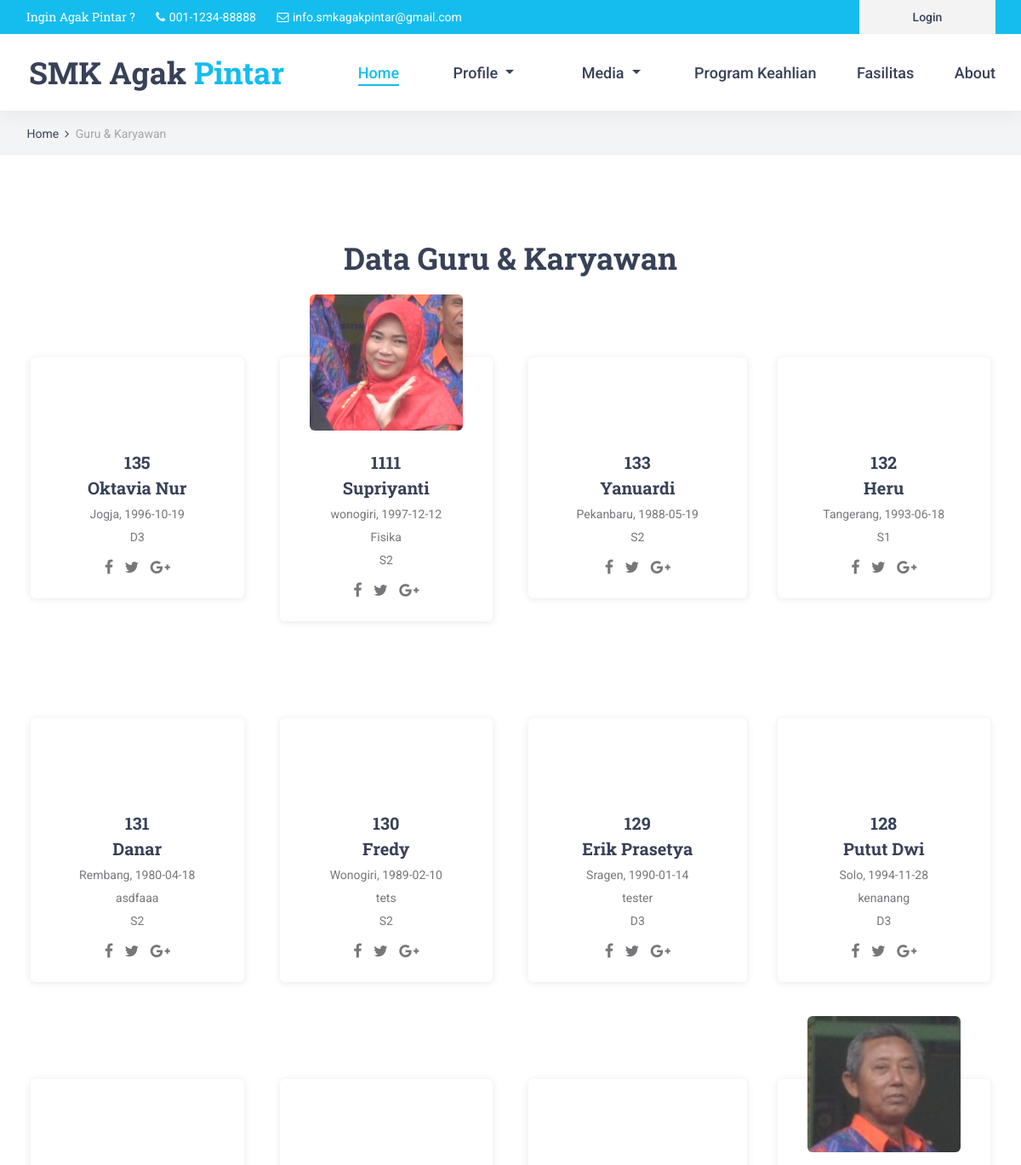
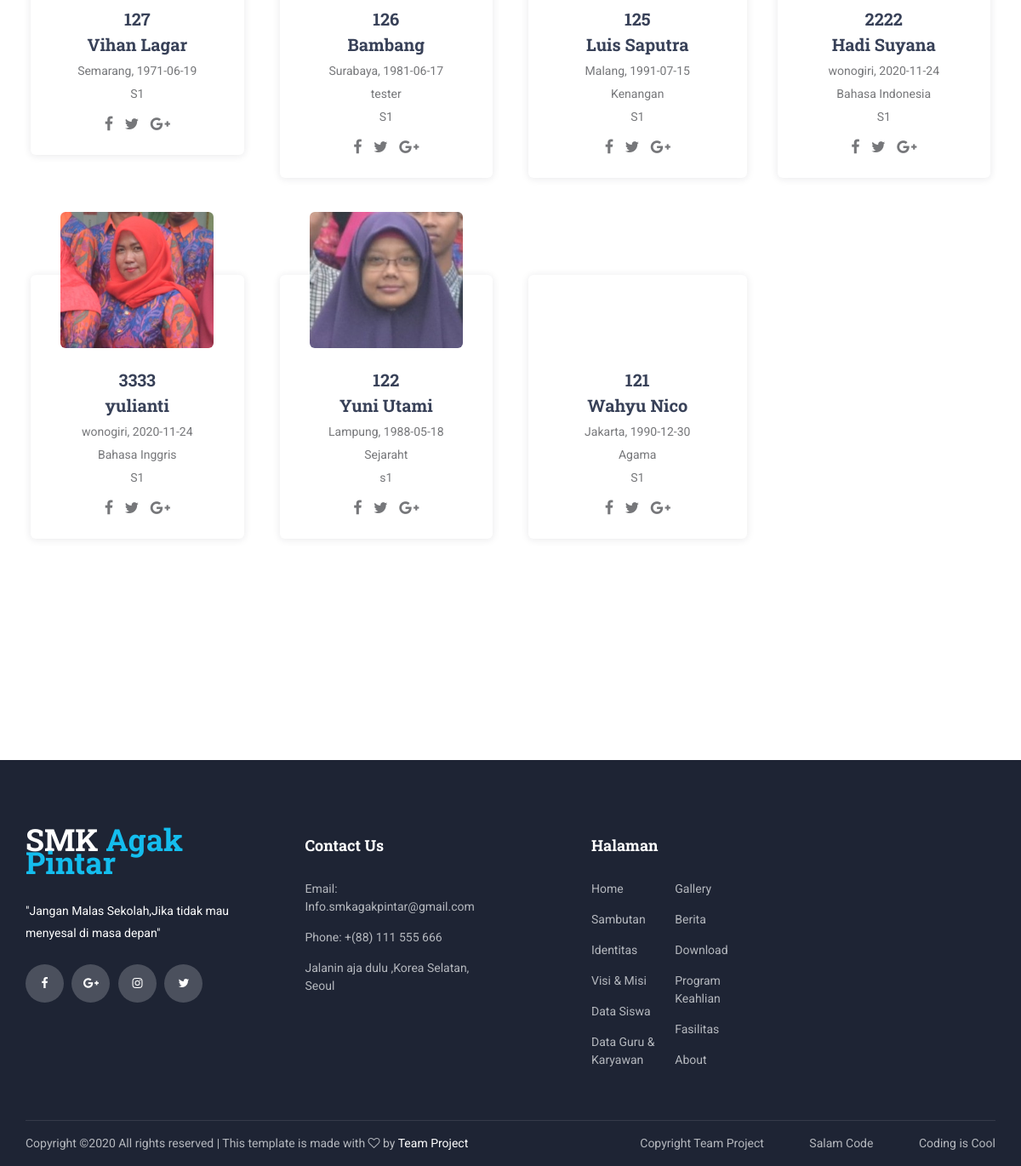
Page /index.php/home/guru on the committed database (2 pictures, top to bottom).
### tables this page shows
CREATE TABLE `tbl_guru` (
  `id_guru` int(11) NOT NULL,
  `nip` varchar(20) DEFAULT NULL,
  `nama_guru` varchar(25) DEFAULT NULL,
  `tempat_lahir` varchar(25) DEFAULT NULL,
  `tgl_lahir` date DEFAULT NULL,
  `id_mapel` int(2) DEFAULT NULL,
  `pendidikan` varchar(5) DEFAULT NULL,
  `foto_guru` varchar(50) DEFAULT NULL
);

CREATE TABLE `tbl_mapel` (
  `id_mapel` int(2) NOT NULL,
  `nama_mapel` varchar(30) DEFAULT NULL
);

### application/views/layout/v_wrapper.php (called while the page is built)
<?php
require_once('v_head.php');
require_once('v_header.php');
require_once('v_nav.php');
require_once('v_content.php');
require_once('v_footer.php');

### application/controllers/Home.php (called while the page is built, shortened)
<?php
class Home extends CI_Controller
{
  public function __construct()
  {
    $this->load->model('m_home');
  }
  public function guru()
  {
    $data = array(
      'title' => 'Guru & Karyawan',
      'guru' => $this->m_home->guru(),
      'isi' => 'v_guru'
    );
    $this->load->view('layout/v_wrapper', $data, false);
  }
}

### index.php (called while the page is built, shortened)
<?php
require_once BASEPATH.'core/CodeIgniter.php';

### application/views/layout/v_content.php (called while the page is built)
<?php
  if ($isi) {
      $this->load->view($isi);
  }
?>

### application/models/M_home.php (called while the page is built, shortened)
<?php
class M_home extends CI_Model
{
    public function guru()
    {
        $this->db->select('*');
        $this->db->from('tbl_guru');
        $this->db->join('tbl_mapel', 'tbl_mapel.id_mapel = tbl_guru.id_mapel', 'left');
        $this->db->order_by('id_guru', 'DESC');
        return $this->db->get()->result();
    }
}

### application/views/v_guru.php (the view)
<div class="home">
    <div class="breadcrumbs_container">
        <div class="container">
            <div class="row">
                <div class="col">
                    <div class="breadcrumbs">
                        <ul>
                            <li><a href="index.html">Home</a></li>
                            <li>Guru & Karyawan</li>
                        </ul>
                    </div>
                </div>
            </div>
        </div>
    </div>
</div>
<div class="contact">
    <div class="contact_info_container">
        <div class="container">
            <div class="row">
                <div class="col-lg-12 text-center">
                    <h2>Data Guru & Karyawan</h2><br>
                </div>
                <?php foreach ($guru as $key => $value) { ?>
                    <div class="col-lg-3 col-md-6 team_col">
                        <div class="team_item">
                            <div class="team_image"><img src="<?= base_url('foto_guru/' . $value->foto_guru); ?>" alt=""></div>
                            <div class="team_body">
                                <div class="team_title"><a href="#"><?= $value->nip ?></a></div>
                                <div class="team_title"><a href="#"><?= $value->nama_guru ?></a></div>
                                <div class="team_subtitle"><?= $value->tempat_lahir ?>, <?= $value->tgl_lahir ?> </div>
                                <div class="team_subtitle"><?= $value->nama_mapel ?> </div>
                                <div class="team_subtitle"><?= $value->pendidikan ?> </div>
                                <div class="social_list">
                                    <ul>
                                        <li><a href="#"><i class="fa fa-facebook" aria-hidden="true"></i></a></li>
                                        <li><a href="#"><i class="fa fa-twitter" aria-hidden="true"></i></a></li>
                                        <li><a href="#"><i class="fa fa-google-plus" aria-hidden="true"></i></a></li>
                                    </ul>
                                </div>
                            </div>
                        </div>
                    </div>
                <?php } ?>
            </div>
        </div>
    </div>
</div>
<div class="newsletter">
    <div class="newsletter_background parallax-window" data-parallax="scroll" data-image-src="<?= base_url() ?>template/front-end/images/newsletter.jpg" data-speed="0.8"></div>
    <div class="container">
        <div class="row">
            <div class="col">
                <div class="newsletter_container d-flex flex-lg-row flex-column align-items-center justify-content-start">
                </div>
            </div>
        </div>
    </div>
</div>

### application/views/layout/v_head.php (shortened to what this page needs)
<!DOCTYPE html>
<html lang="en">
<head>
    <link rel="stylesheet" type="text/css" href="<?= base_url() ?>template/front-end/styles/bootstrap4/bootstrap.min.css">
    <link href="<?= base_url() ?>template/front-end/plugins/font-awesome-4.7.0/css/font-awesome.min.css" rel="stylesheet" type="text/css">
    <link rel="stylesheet" type="text/css" href="<?= base_url() ?>template/front-end/plugins/OwlCarousel2-2.2.1/owl.carousel.css">
    <link rel="stylesheet" type="text/css" href="<?= base_url() ?>template/front-end/plugins/OwlCarousel2-2.2.1/owl.theme.default.css">
    <link rel="stylesheet" type="text/css" href="<?= base_url() ?>template/front-end/plugins/OwlCarousel2-2.2.1/animate.css">
    <link href="<?= base_url() ?>template/front-end/plugins/colorbox/colorbox.css" rel="stylesheet" type="text/css">
    <link rel="stylesheet" type="text/css" href="<?= base_url() ?>template/front-end/styles/courses.css">
    <link rel="stylesheet" type="text/css" href="<?= base_url() ?>template/front-end/styles/courses_responsive.css">
    <link rel="stylesheet" type="text/css" href="<?= base_url() ?>template/front-end/styles/main_styles.css">
    <link rel="stylesheet" type="text/css" href="<?= base_url() ?>template/front-end/styles/contact.css">
    <link rel="stylesheet" type="text/css" href="<?= base_url() ?>template/front-end/styles/contact_responsive.css">
    <link rel="stylesheet" type="text/css" href="<?= base_url() ?>template/datatable/datatables.min.css" />
    <link rel="stylesheet" type="text/css" href="<?= base_url() ?>template/front-end/styles/blog_single.css">
    <link rel="stylesheet" type="text/css" href="<?= base_url() ?>template/front-end/styles/blog_single_responsive.css">
    <link rel="stylesheet" type="text/css" href="<?= base_url() ?>template/front-end/styles/about.css">
    <link rel="stylesheet" type="text/css" href="<?= base_url() ?>template/front-end/styles/about_responsive.css">
</head>

### application/views/layout/v_header.php
<body>
    <div class="super_container">
        <header class="header">
            <div class="top_bar">
                <div class="top_bar_container">
                    <div class="container">
                        <div class="row">
                            <div class="col">
                                <div class="top_bar_content d-flex flex-row align-items-center justify-content-start">
                                    <ul class="top_bar_contact_list">
                                        <li>
                                            <div class="question">Ingin Agak Pintar ?</div>
                                        </li>
                                        <li>
                                            <i class="fa fa-phone" aria-hidden="true"></i>
                                            <div>001-1234-88888</div>
                                        </li>
                                        <li>
                                            <i class="fa fa-envelope-o" aria-hidden="true"></i>
                                            <div>info.smkagakpintar@gmail.com</div>
                                        </li>
                                    </ul>
                                    <div class="top_bar_login ml-auto">
                                        <div class="login_button"><a href="<?= base_url('login') ?>">Login</a></div>
                                    </div>
                                </div>
                            </div>
                        </div>
                    </div>
                </div>
            </div>

### application/views/layout/v_nav.php (shortened to what this page needs)
<div class="header_container">
    <div class="container">
        <div class="row">
            <div class="col">
                <div class="header_content d-flex flex-row align-items-center justify-content-start">
                    <div class="logo_container">
                        <a href="<?= base_url() ?>">
                            <div class="logo_text">SMK Agak<span> Pintar</span></div>
                        </a>
                    </div>
                    <nav class="main_nav_contaner ml-auto">
                        <ul class="main_nav">
                            <li class="active"><a href="<?= base_url() ?>">Home</a></li>
                            <li class="nav-item dropdown">
                                <a class="nav-link dropdown-toggle" href="#" id="navbarDropdown" role="button" data-toggle="dropdown" aria-haspopup="true" aria-expanded="false">
                                    Profile
                                </a>
                            </li>
                            <li class="nav-item dropdown">
                                <a class="nav-link dropdown-toggle" href="#" id="navbarDropdown" role="button" data-toggle="dropdown" aria-haspopup="true" aria-expanded="false">
                                    Media
                                </a>
                            </li>
                            <li><a href="<?= base_url('program') ?>">Program Keahlian</a></li>
                            <li><a href="<?= base_url('fasilitas') ?>">Fasilitas</a></li>
                            <li><a href="<?= base_url('about') ?>">About</a></li>
                        </ul>
                    </nav>
                </div>
            </div>
        </div>
    </div>
</div>
</header>

### application/views/layout/v_footer.php (shortened to what this page needs)
<footer class="footer">
    <div class="footer_background" style="<?= base_url() ?>template/front-end/background-image:url(images/footer_background.png)"></div>
    <div class="container">
        <div class="row footer_row">
            <div class="col">
                <div class="footer_content">
                    <div class="row">
                        <div class="col-lg-3 footer_col">
                            <div class="footer_section footer_about">
                                <div class="footer_logo_container">
                                    <a href="#">
                                        <div class="footer_logo_text">SMK<span> Agak Pintar</span></div>
                                    </a>
                                </div>
                                <div class="footer_about_text">
                                    <p>"Jangan Malas Sekolah,Jika tidak mau menyesal di masa depan"</p>
                                </div>
                                <div class="footer_social">
                                    <ul>
                                        <li><a href="#"><i class="fa fa-facebook" aria-hidden="true"></i></a></li>
                                        <li><a href="#"><i class="fa fa-google-plus" aria-hidden="true"></i></a></li>
                                        <li><a href="#"><i class="fa fa-instagram" aria-hidden="true"></i></a></li>
                                        <li><a href="#"><i class="fa fa-twitter" aria-hidden="true"></i></a></li>
                                    </ul>
                                </div>
                            </div>
                        </div>
                        <div class="col-lg-3 footer_col">
                            <div class="footer_section footer_contact">
                                <div class="footer_title">Contact Us</div>
                                <div class="footer_contact_info">
                                    <ul>
                                        <li>Email: Info.smkagakpintar@gmail.com</li>
                                        <li>Phone: +(88) 111 555 666</li>
                                        <li>Jalanin aja dulu ,Korea Selatan, Seoul</li>
                                    </ul>
                                </div>
                            </div>
                        </div>
                        <div class="col-lg-3 footer_col">
                            <div class="footer_section footer_links">
                                <div class="footer_title">Halaman</div>
                                <div class="footer_links_container">
                                    <ul>
                                        <li><a href="<?= base_url() ?>">Home</a></li>
                                        <li><a href="<?= base_url('sambutan') ?>">Sambutan</a></li>
                                        <li><a href="<?= base_url('identitas') ?>">Identitas</a></li>
                                        <li><a href="<?= base_url('visimisi') ?>">Visi & Misi</a></li>
                                        <li><a href="<?= base_url('home/siswa') ?>">Data Siswa</a></li>
                                        <li><a href="<?= base_url('home/guru') ?>">Data Guru & Karyawan</a></li>
                                        <li><a href="<?= base_url('home/gallery') ?>">Gallery</a></li>
                                        <li><a href="<?= base_url('home/berita') ?>">Berita</a></li>
                                        <li><a href="<?= base_url('home/download') ?>">Download</a></li>
                                        <li><a href="<?= base_url('program') ?>">Program Keahlian</a></li>
                                        <li><a href="<?= base_url('fasilitas') ?>">Fasilitas</a></li>
                                        <li><a href="<?= base_url('about') ?>">About</a></li>
                                    </ul>
                                </div>
                            </div>
                        </div>
                    </div>
                </div>
            </div>
        </div>
        <div class="row copyright_row">
            <div class="col">
                <div class="copyright d-flex flex-lg-row flex-column align-items-center justify-content-start">
                    <div class="cr_text">
                        Copyright &copy; All rights reserved | This template is made with <i class="fa fa-heart-o" aria-hidden="true"></i> by <a href="<?= base_url() ?>template/front-end/https://colorlib.com" target="_blank">Team Project</a>
                    </div>
                    <div class="ml-lg-auto cr_links">
                        <ul class="cr_list">
                            <li><a href="#">Copyright Team Project</a></li>
                            <li><a href="#">Salam Code</a></li>
                            <li><a href="#">Coding is Cool</a></li>
                        </ul>
                    </div>
                </div>
            </div>
        </div>
    </div>
</footer>
</div>
</body>
</html>

### rows in the picture
tbl_guru: nip "135", nama_guru "Oktavia Nur", tempat_lahir "Jogja", tgl_lahir "1996-10-19", pendidikan "D3"
tbl_guru: foto_guru (picture), nip "1111", nama_guru "Supriyanti", tempat_lahir "wonogiri", tgl_lahir "1997-12-12", id_mapel.nama_mapel "Fisika", pendidikan "S2"
tbl_guru: nip "133", nama_guru "Yanuardi", tempat_lahir "Pekanbaru", tgl_lahir "1988-05-19", pendidikan "S2"
tbl_guru: nip "132", nama_guru "Heru", tempat_lahir "Tangerang", tgl_lahir "1993-06-18", pendidikan "S1"
tbl_guru: nip "131", nama_guru "Danar", tempat_lahir "Rembang", tgl_lahir "1980-04-18", id_mapel.nama_mapel "asdfaaa", pendidikan "S2"
tbl_guru: nip "130", nama_guru "Fredy", tempat_lahir "Wonogiri", tgl_lahir "1989-02-10", id_mapel.nama_mapel "tets", pendidikan "S2"
tbl_guru: nip "129", nama_guru "Erik Prasetya", tempat_lahir "Sragen", tgl_lahir "1990-01-14", id_mapel.nama_mapel "tester", pendidikan "D3"
tbl_guru: nip "128", nama_guru "Putut Dwi", tempat_lahir "Solo", tgl_lahir "1994-11-28", id_mapel.nama_mapel "kenanang", pendidikan "D3"
tbl_guru: nip "127", nama_guru "Vihan Lagar", tempat_lahir "Semarang", tgl_lahir "1971-06-19", pendidikan "S1"
tbl_guru: nip "126", nama_guru "Bambang", tempat_lahir "Surabaya", tgl_lahir "1981-06-17", id_mapel.nama_mapel "tester", pendidikan "S1"
tbl_guru: nip "125", nama_guru "Luis Saputra", tempat_lahir "Malang", tgl_lahir "1991-07-15", id_mapel.nama_mapel "Kenangan", pendidikan "S1"
tbl_guru: foto_guru (picture), nip "2222", nama_guru "Hadi Suyana", tempat_lahir "wonogiri", tgl_lahir "2020-11-24", id_mapel.nama_mapel "Bahasa Indonesia", pendidikan "S1"
tbl_guru: foto_guru (picture), nip "3333", nama_guru "yulianti", tempat_lahir "wonogiri", tgl_lahir "2020-11-24", id_mapel.nama_mapel "Bahasa Inggris", pendidikan "S1"
tbl_guru: foto_guru (picture), nip "122", nama_guru "Yuni Utami", tempat_lahir "Lampung", tgl_lahir "1988-05-18", id_mapel.nama_mapel "Sejaraht", pendidikan "s1"
tbl_guru: nip "121", nama_guru "Wahyu Nico", tempat_lahir "Jakarta", tgl_lahir "1990-12-30", id_mapel.nama_mapel "Agama", pendidikan "S1"
